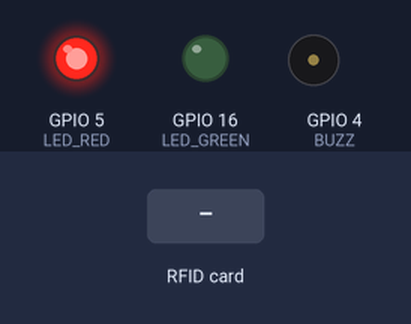
A sketch run on a simulated ESP8266 (NodeMCU). Parts: output pins drawn as LEDs (lit = HIGH), buzzer (waves = sounding, pin HIGH). The test bench sets the inputs (shaded band). WiFi joins after 1.5 s; servers stay silent unless stated; what the sketch prints to the serial monitor is not drawn.

Above: at 1.2 s.
1.3 s: RFID card 5E 7A 19 C4 held to the reader
At 1.82 s:
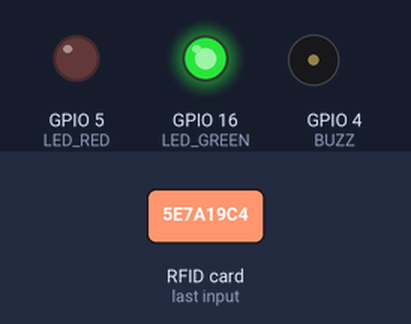
At 3.2 s:
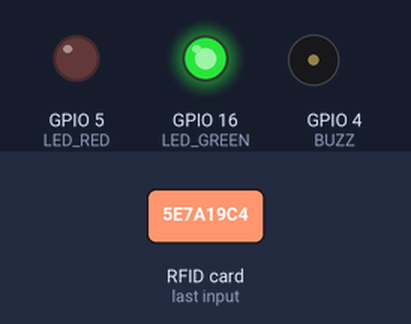
Timing chart, 0 to 5.4 s (numbered marks = the images above; inputs shaded):
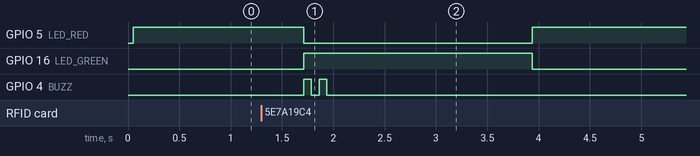

The sketch:

iot_client.ino
```cpp
#include <SPI.h>
#include <MFRC522.h>

#include <ESP8266HTTPClient.h>
#include <ESP8266WiFi.h>

const char* ssid = "Ruang Asisten";
const char* password = "tanyaadmin";

//pengenalan host
const char* host = "192.168.77.140"; //alamat IP web server

//variabel rfid
#define SDA_PIN 2 // D4
#define RST_PIN 0 // D3

#define BUZZ 4
#define LED_GREEN 16
#define LED_RED 5

MFRC522 mfrc522(SDA_PIN, RST_PIN);


void setup() {
  // put your setup code here, to run once:
  Serial.begin(115200);

  //Settik koneksi wifi
  WiFi.hostname("NodeMcu");
  WiFi.begin(ssid, password);

  SPI.begin();
  mfrc522.PCD_Init();
  Serial.println("Dekatkan kartu RFID anda");
  Serial.println();

  pinMode(BUZZ, OUTPUT);
  pinMode(LED_GREEN, OUTPUT);
  pinMode(LED_RED, OUTPUT);
}

void loop() {
  digitalWrite(LED_RED, HIGH);
  digitalWrite(LED_GREEN, LOW);

  // put your main code here, to run repeatedly:
  if(! mfrc522.PICC_IsNewCardPresent())
    return ;

  if(! mfrc522.PICC_ReadCardSerial())
    return ;

  String IDTAG = "";
  for(byte i=0; i<mfrc522.uid.size; i++)
  {
    IDTAG += mfrc522.uid.uidByte[i];
  }

  //kirim nomor RFID ke data base
  WiFiClient client;
  const int httpPort = 80;

  if(!client.connect(host, httpPort))
  {
    Serial.println("Connection Failed");
    return;
  }

  String Link;
  HTTPClient http;
  Link = "http://192.168.77.140/prakiot/src/utils/kirim_kartu.php?card_no=" + IDTAG;
  http.begin(client, host, httpPort, Link);

  int httpCode = http.GET();
  String payload = http.getString();
  Serial.println(payload);

  digitalWrite(LED_RED, LOW);
  digitalWrite(LED_GREEN, HIGH);
  digitalWrite(BUZZ, HIGH);
  delay(75);
  digitalWrite(BUZZ, LOW);
  delay(75);
  digitalWrite(BUZZ, HIGH);
  delay(75);
  digitalWrite(BUZZ, LOW);
  http.end();

  delay(2000);

  if(IDTAG != "")
    Serial.println(IDTAG);

}
```

Measured:
- after the input at 1.3 s, GPIO 5 (LED_RED): HIGH → LOW after 0.41 s, → HIGH 2.2 s later; GPIO 16 (LED_GREEN): LOW → HIGH after 0.41 s, → LOW 2.2 s later; GPIO 4 (BUZZ): alternates HIGH for 0.08 s and LOW for 0.08 s, 4 changes in all, then stays LOW, starting after 0.41 s
